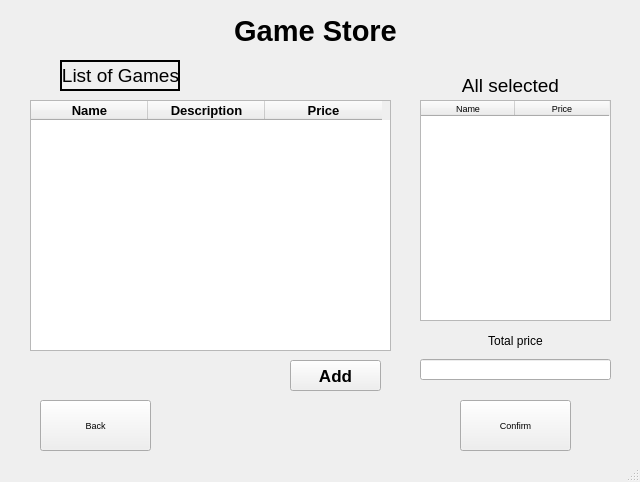
<?xml version="1.0" encoding="UTF-8"?>
<ui version="4.0">
 <class>MainWindow</class>
 <widget class="QMainWindow" name="MainWindow">
  <property name="geometry">
   <rect>
    <x>0</x>
    <y>0</y>
    <width>640</width>
    <height>482</height>
   </rect>
  </property>
  <property name="font">
   <font>
    <pointsize>7</pointsize>
   </font>
  </property>
  <property name="windowTitle">
   <string>MainWindow</string>
  </property>
  <widget class="QWidget" name="centralwidget">
   <widget class="QLabel" name="label">
    <property name="geometry">
     <rect>
      <x>170</x>
      <y>0</y>
      <width>291</width>
      <height>61</height>
     </rect>
    </property>
    <property name="font">
     <font>
      <pointsize>22</pointsize>
      <weight>75</weight>
      <bold>true</bold>
     </font>
    </property>
    <property name="layoutDirection">
     <enum>Qt::LeftToRight</enum>
    </property>
    <property name="text">
     <string>Game Store</string>
    </property>
    <property name="alignment">
     <set>Qt::AlignCenter</set>
    </property>
   </widget>
   <widget class="QPushButton" name="backBtn">
    <property name="geometry">
     <rect>
      <x>40</x>
      <y>400</y>
      <width>111</width>
      <height>51</height>
     </rect>
    </property>
    <property name="text">
     <string>Back</string>
    </property>
   </widget>
   <widget class="QFrame" name="frame">
    <property name="geometry">
     <rect>
      <x>60</x>
      <y>60</y>
      <width>120</width>
      <height>31</height>
     </rect>
    </property>
    <property name="frameShape">
     <enum>QFrame::WinPanel</enum>
    </property>
    <property name="frameShadow">
     <enum>QFrame::Plain</enum>
    </property>
    <property name="lineWidth">
     <number>1</number>
    </property>
    <property name="midLineWidth">
     <number>0</number>
    </property>
    <widget class="QLabel" name="label_2">
     <property name="geometry">
      <rect>
       <x>0</x>
       <y>0</y>
       <width>121</width>
       <height>31</height>
      </rect>
     </property>
     <property name="font">
      <font>
       <pointsize>14</pointsize>
      </font>
     </property>
     <property name="text">
      <string>List of Games</string>
     </property>
     <property name="textFormat">
      <enum>Qt::AutoText</enum>
     </property>
     <property name="alignment">
      <set>Qt::AlignCenter</set>
     </property>
     <property name="wordWrap">
      <bool>false</bool>
     </property>
    </widget>
   </widget>
   <widget class="QPushButton" name="ConfirmBtn">
    <property name="geometry">
     <rect>
      <x>460</x>
      <y>400</y>
      <width>111</width>
      <height>51</height>
     </rect>
    </property>
    <property name="text">
     <string>Confirm</string>
    </property>
   </widget>
   <widget class="QTableWidget" name="tableWidget">
    <property name="geometry">
     <rect>
      <x>30</x>
      <y>100</y>
      <width>361</width>
      <height>251</height>
     </rect>
    </property>
    <property name="minimumSize">
     <size>
      <width>361</width>
      <height>20</height>
     </size>
    </property>
    <property name="font">
     <font>
      <pointsize>10</pointsize>
      <weight>75</weight>
      <italic>false</italic>
      <bold>true</bold>
      <strikeout>false</strikeout>
      <kerning>true</kerning>
     </font>
    </property>
    <property name="mouseTracking">
     <bool>false</bool>
    </property>
    <property name="autoFillBackground">
     <bool>false</bool>
    </property>
    <property name="frameShadow">
     <enum>QFrame::Sunken</enum>
    </property>
    <property name="lineWidth">
     <number>5</number>
    </property>
    <property name="midLineWidth">
     <number>0</number>
    </property>
    <property name="showGrid">
     <bool>true</bool>
    </property>
    <property name="gridStyle">
     <enum>Qt::SolidLine</enum>
    </property>
    <property name="columnCount">
     <number>3</number>
    </property>
    <attribute name="horizontalHeaderCascadingSectionResizes">
     <bool>false</bool>
    </attribute>
    <attribute name="horizontalHeaderDefaultSectionSize">
     <number>117</number>
    </attribute>
    <attribute name="horizontalHeaderHighlightSections">
     <bool>true</bool>
    </attribute>
    <attribute name="horizontalHeaderMinimumSectionSize">
     <number>46</number>
    </attribute>
    <attribute name="horizontalHeaderShowSortIndicator" stdset="0">
     <bool>false</bool>
    </attribute>
    <attribute name="horizontalHeaderStretchLastSection">
     <bool>false</bool>
    </attribute>
    <attribute name="verticalHeaderShowSortIndicator" stdset="0">
     <bool>false</bool>
    </attribute>
    <column>
     <property name="text">
      <string>Name</string>
     </property>
    </column>
    <column>
     <property name="text">
      <string>Description</string>
     </property>
    </column>
    <column>
     <property name="text">
      <string>Price</string>
     </property>
    </column>
   </widget>
   <widget class="QPushButton" name="addBtn">
    <property name="geometry">
     <rect>
      <x>290</x>
      <y>360</y>
      <width>91</width>
      <height>31</height>
     </rect>
    </property>
    <property name="font">
     <font>
      <pointsize>13</pointsize>
      <weight>75</weight>
      <bold>true</bold>
     </font>
    </property>
    <property name="text">
     <string>Add</string>
    </property>
   </widget>
   <widget class="QTableWidget" name="tableWidget_2">
    <property name="geometry">
     <rect>
      <x>420</x>
      <y>100</y>
      <width>191</width>
      <height>221</height>
     </rect>
    </property>
    <attribute name="horizontalHeaderDefaultSectionSize">
     <number>94</number>
    </attribute>
    <column>
     <property name="text">
      <string>Name</string>
     </property>
    </column>
    <column>
     <property name="text">
      <string>Price</string>
     </property>
    </column>
   </widget>
   <widget class="QLabel" name="label_3">
    <property name="geometry">
     <rect>
      <x>450</x>
      <y>70</y>
      <width>121</width>
      <height>31</height>
     </rect>
    </property>
    <property name="font">
     <font>
      <pointsize>14</pointsize>
     </font>
    </property>
    <property name="text">
     <string>All selected</string>
    </property>
    <property name="textFormat">
     <enum>Qt::AutoText</enum>
    </property>
    <property name="alignment">
     <set>Qt::AlignCenter</set>
    </property>
    <property name="wordWrap">
     <bool>false</bool>
    </property>
   </widget>
   <widget class="QLabel" name="label_4">
    <property name="geometry">
     <rect>
      <x>480</x>
      <y>330</y>
      <width>71</width>
      <height>21</height>
     </rect>
    </property>
    <property name="font">
     <font>
      <pointsize>9</pointsize>
     </font>
    </property>
    <property name="text">
     <string>Total price</string>
    </property>
    <property name="textFormat">
     <enum>Qt::AutoText</enum>
    </property>
    <property name="alignment">
     <set>Qt::AlignCenter</set>
    </property>
    <property name="wordWrap">
     <bool>false</bool>
    </property>
   </widget>
   <widget class="QLineEdit" name="totalprice">
    <property name="geometry">
     <rect>
      <x>420</x>
      <y>359</y>
      <width>191</width>
      <height>21</height>
     </rect>
    </property>
    <property name="readOnly">
     <bool>true</bool>
    </property>
   </widget>
  </widget>
  <widget class="QStatusBar" name="statusbar"/>
 </widget>
 <resources/>
 <connections/>
</ui>
